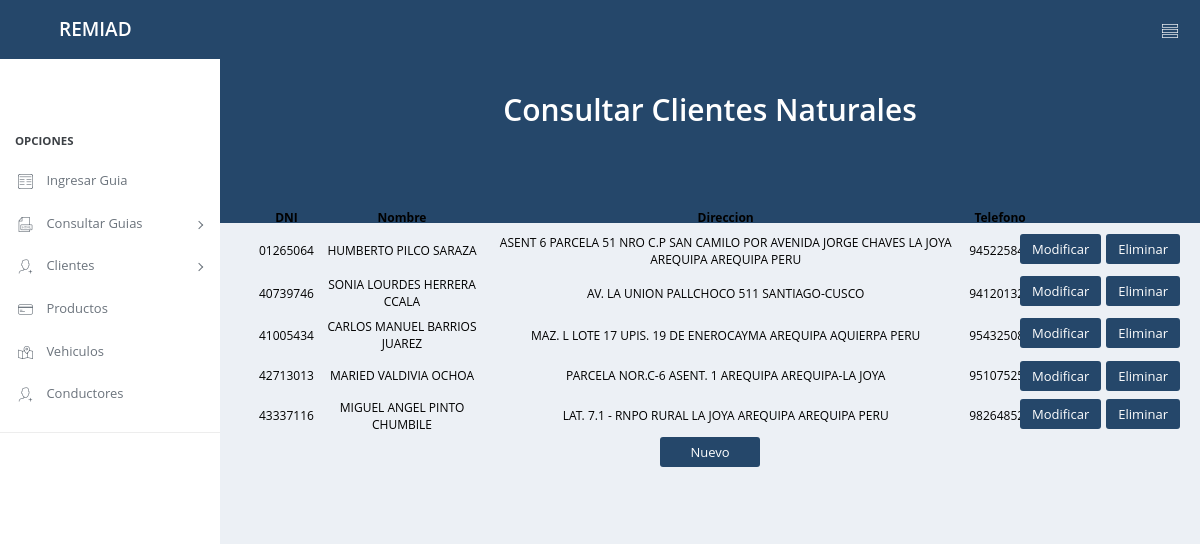
Page /?ctrl=clientes&acc=listar_natural on the committed database.
### tables this page shows
CREATE TABLE Cliente_Natural(
	DNI char(8) PRIMARY KEY,
    Cod_Direccion int  not null,
	Apellidos varchar(20) not null,
    Nombres varchar(20) not null,
    Telefono char(9) not null,
    foreign key (Cod_Direccion) references Direcciones(Codigo)
);

CREATE TABLE Direcciones(
	Codigo int auto_increment primary key,
    Direccion varchar(120) not null
);

### controllers/clientesController.php (called while the page is built, shortened)
<?php
    require_once("./models/Cliente_NaturalModel.php");
    class ClientesController{
        public function listar_natural(){
			$cliente=new Cliente_NaturalModel();
            $dataN=$cliente->get_Clientes_naturales();
            require_once("./views/Cliente/listarClienteNatural.php");
        }
    }
?>

### router.php (called while the page is built, shortened)
<?php
    $controladorPaginas = new $objNameController();
    $controladorPaginas->$action();
?>

### index.php (called while the page is built, shortened)
<?php
    require_once("views/index.php");
?>

### dbConnection.php (called while the page is built)
<?php
     class BD{
        private static $instancia=NULL;
         public static function crearInstancia()
         {
             if(!isset(self::$instancia))
             {
                 $opcionesPDO[PDO::ATTR_ERRMODE]=PDO::ERRMODE_EXCEPTION;
                 self::$instancia= new PDO('mysql:host=localhost;dbname=bd_guia_remision','root','',$opcionesPDO);
             }
             return self::$instancia;
         }
     }
?>

### models/Cliente_NaturalModel.php (called while the page is built, shortened)
<?php
	include_once("dbConnection.php");
	class Cliente_NaturalModel{
		private $db;
		public function __construct(){
			$this->db = BD::crearInstancia();
		}
		public function get_Clientes_Naturales(){
			$data=[];
			$sql="call sp_lista_cliente_natural()";
			$resultado=$this->db->query($sql);
			while ($row = $resultado->fetch(PDO::FETCH_ASSOC)) {
				$data[] = $row;
			}
			return $data;
		}
	}
?>

### views/Cliente/listarClienteNatural.php (the view, shortened to what this page needs)
<link rel="stylesheet" href="css/table.css">
   <div id="page-head">
       <div class="pad-all text-center">
           <h3 style="font-size:30px">Consultar Clientes Naturales</h3>
       </div>
   </div>
   <div id="page-content">
       <div class="pad-all text-center">
           <table width="100%">
               <thead>
                   <tr>
                       <th>DNI</th>
                       <th>Nombre</th>
                       <th>Direccion</th>
                       <th>Telefono</th>
                   </tr>
               </thead>
               <tbody>
                   <?php foreach ($dataN as $daton) {
                       echo "<tr>";
                       echo "<td>" . $daton["dni"] . "</td>";
                       echo "<td>" . $daton["nombres"] . " " . $daton["apellidos"] . "</td>";
                       echo "<td>" . $daton["direccion"] . "</td>";
                       echo "<td>" . $daton["telefono"] . "</td>";
					echo "<td class='row'><button class='btn btnUpdateOpenModal'>Modificar</button>";
					echo "<button class='btn btnDeleteRow'>Eliminar</button>";
					echo "<input type=hidden value='" . $daton['dni'] . "_" . $daton['apellidos'] . "_" . $daton['nombres'] . "_" . $daton['direccion'] ."_" . $daton['telefono'] ."'></td>";
                       echo "</tr>";
                   }
                   ?>
               </tbody>
           </table>
          <button id="btnOpenModal" class="btn">Nuevo</button>
       </div>
   </div>

### css/style.css (style rules this page uses)
table { font-size:12px; border-collapse: collapse; width: 100%; }
table th { text-align: center; }
table td,th { padding: 4px; }
table .row { display:flex; gap: 5px; justify-content: center; }
.btn { width: 100px; height: 30px; background-color: #25476a; color: #fff; border: none; outline: none; }
.row { width: 150px; }

### css/table.css (style rules this page uses)
th { text-align: center; }

### rows in the picture
cliente_natural: DNI "01265064", Nombres "HUMBERTO", Apellidos "PILCO SARAZA", Cod_Direccion.Direccion "ASENT 6 PARCELA 51 NRO C.P SAN CAMILO POR AVENIDA JORGE CHAVES LA JOYA AREQUIPA AREQUIPA PERU", Telefono "945225845"
cliente_natural: DNI "40739746", Nombres "SONIA LOURDES", Apellidos "HERRERA CCALA", Cod_Direccion.Direccion "AV. LA UNION PALLCHOCO 511 SANTIAGO-CUSCO", Telefono "941201321"
cliente_natural: DNI "41005434", Nombres "CARLOS MANUEL", Apellidos "BARRIOS JUAREZ", Cod_Direccion.Direccion "MAZ. L LOTE 17 UPIS. 19 DE ENEROCAYMA AREQUIPA AQUIERPA PERU", Telefono "954325085"
cliente_natural: DNI "42713013", Nombres "MARIED", Apellidos "VALDIVIA OCHOA", Cod_Direccion.Direccion "PARCELA NOR.C-6 ASENT. 1 AREQUIPA AREQUIPA-LA JOYA", Telefono "951075258"
cliente_natural: DNI "43337116", Nombres "MIGUEL ANGEL", Apellidos "PINTO CHUMBILE", Cod_Direccion.Direccion "LAT. 7.1 - RNPO RURAL LA JOYA AREQUIPA AREQUIPA PERU", Telefono "982648521"
